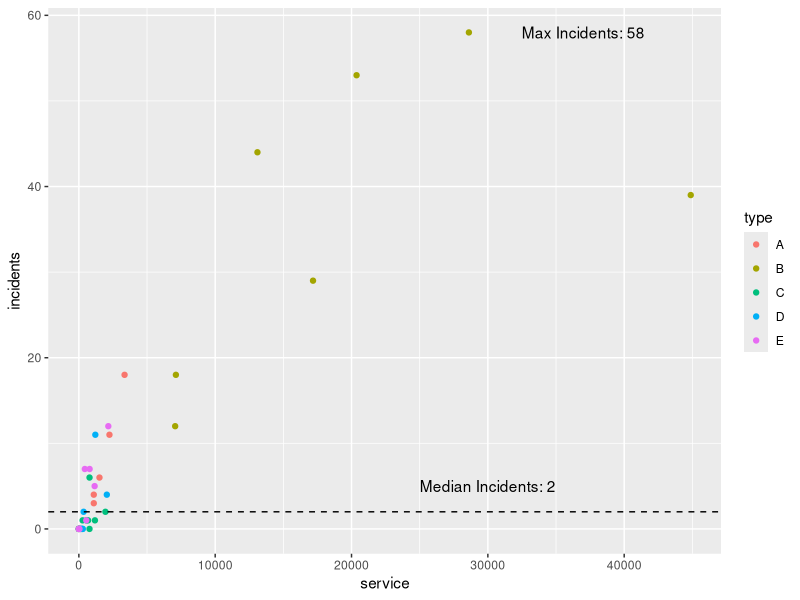

Generate this figure with R:
## ---- chunk 1
knitr::opts_chunk$set(echo = TRUE, warning = TRUE, message = FALSE,
                      error = TRUE)
library(tidyverse)
## ---- chunk 2
## This assumes that:
### STAT240/data/ contains the data file
### STAT240/discussion/ds03/ is your working directory.

ships <- read_csv("../../data/ships.csv")

head(ships)
## ---- chunk 3
median_incidents <- median(ships$incidents)
max_incidents <- max(ships$incidents)

ggplot(ships, aes(x = service, y = incidents)) +
  geom_point(aes(col = type)) +
  geom_hline(yintercept = median_incidents, linetype = "dashed") +
  annotate("text", x = 30000, y = 5, label = "Median Incidents: 2") +
  annotate("text", x = 37000, y = 58, label = "Max Incidents: 58")
  labs(x = "Aggregate Months of Service",
       y = "Damage Incidents",
       title = "Damage Incidents and Months of Service for 5 Ship Types",
       subtitle = "1960-1979",
       col = "Ship Type") +
  scale_color_manual(
    values = c("A" = "#000000",
               "B" = "#E69F00", 
               "C" = "#CC79A7",
               "D" = "#009E73", 
               "E" = "#F0E442")
    )
